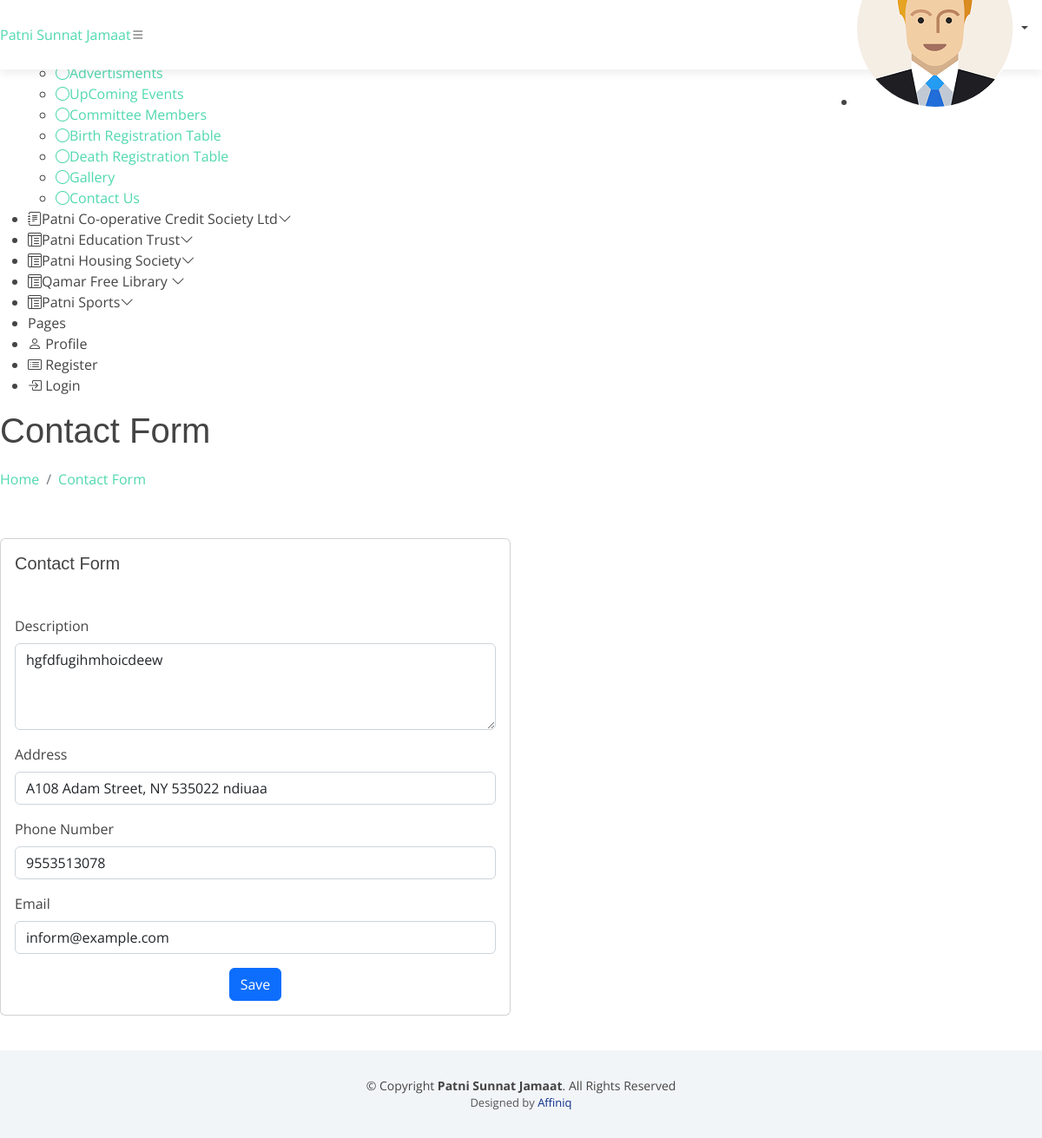
Screenshot of /admin/patni-sunnat-jamaat-contact.php (signed in) with the database file from the repository.
### tables this page shows
CREATE TABLE `contact` (
  `sid` int(11) NOT NULL,
  `description` varchar(255) NOT NULL,
  `address` varchar(255) NOT NULL,
  `phone_number` varchar(255) NOT NULL,
  `email` varchar(255) NOT NULL,
  `committ_id` int(11) NOT NULL
);

### admin/patni-sunnat-jamaat-contact.php (the view, shortened to what this page needs)
<?php include 'header.php';?>
<main id="main" class="main">
<div class="pagetitle">
  <h1>Contact Form</h1>
  <nav>
    <ol class="breadcrumb">
      <li class="breadcrumb-item"><a href="index.php">Home</a></li>
      <li class="breadcrumb-item active"><a href="patni-sunnat-jamaat-contact.php">Contact Form</a></li>
    </ol>
  </nav>
</div>
<section class="section">
  <div class="row">
     <div class="col-lg-6">
      <div class="card">
        <div class="card-body">
          <h5 class="card-title">Contact Form</h5>
          <?php
require ('config1.php');
$sql= "SELECT * FROM contact WHERE sid=1";
$result = mysqli_query($conn,$sql) or die("Failed");
if(mysqli_num_rows($result)>0){
    while($row = mysqli_fetch_assoc($result)){
?>
          <form class="row g-3" action="contact-update.php" method="POST">
          <div class="col-12">
            </div>
           <div class="col-12">
              <label for="inputAddress" class="form-label">Description</label>
              <textarea class="form-control" name="description" style="height: 100px"><?php echo $row['description'];?></textarea>
            </div>
           <div class="col-12">
              <label for="inputAddress" class="form-label">Address</label>
              <input type="text" class="form-control" id="inputAddress" name="address" placeholder="1234 Main St" value="<?php echo $row['address'];?>">
            </div>
            <div class="col-12">
              <label for="inputNanme4" class="form-label">Phone Number</label>
              <input type="text" class="form-control" id="inputNanme4" name="phone_number" value="<?php echo $row['phone_number'];?>" pattern="[1-9]{1}[0-9]{9}"/>
            </div>
            <div class="col-12">
              <label for="inputEmail4" class="form-label">Email</label>
              <input type="email" class="form-control" id="inputEmail4" name="email" value="<?php echo $row['email'];?>">
            </div>
            <div class="text-center">
              <button type="submit" class="btn btn-primary" name="submit">Save</button>
            </div>
          </form>
     <?php }
    }
    ?>
        </div>
      </div>
    </div>
  </div>
</section>
</main>
<?php include 'footer.php';?>

### assets/css/style.css (style rules this page uses)
body { background: #fff; color: #444; font-family: "Open Sans", sans-serif; }
h1, h2, h3, h4, h5, h6 { font-family: "Montserrat", sans-serif; font-weight: 400; margin: 0 0 20px 0; padding: 0; }
section { padding: 40px 0; overflow: hidden; }

### rows the page displays
contact: description "hgfdfugihmhoicdeew", address "A108 Adam Street, NY 535022 ndiuaa", phone_number "9553513078", email "inform@example.com"
